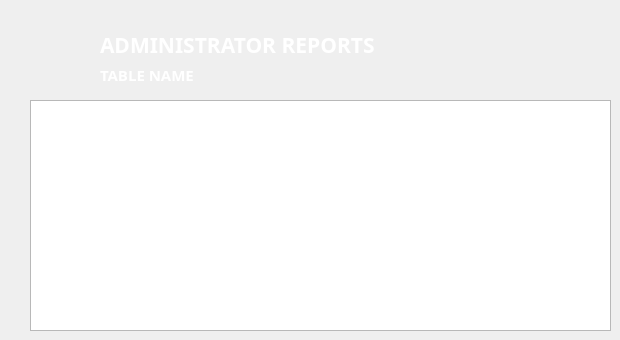
    <widget class="QWidget" name="tab_8">
     <attribute name="title">
      <string>Reports</string>
     </attribute>
     <widget class="QLabel" name="label_80">
      <property name="geometry">
       <rect>
        <x>30</x>
        <y>20</y>
        <width>61</width>
        <height>61</height>
       </rect>
      </property>
      <property name="text">
       <string/>
      </property>
      <property name="pixmap">
       <pixmap>../src/reports.png</pixmap>
      </property>
      <property name="scaledContents">
       <bool>true</bool>
      </property>
     </widget>
     <widget class="QLabel" name="l61">
      <property name="geometry">
       <rect>
        <x>100</x>
        <y>60</y>
        <width>301</width>
        <height>29</height>
       </rect>
      </property>
      <property name="font">
       <font>
        <family>Poppins</family>
        <pointsize>11</pointsize>
        <weight>75</weight>
        <italic>false</italic>
        <bold>true</bold>
        <kerning>true</kerning>
       </font>
      </property>
      <property name="layoutDirection">
       <enum>Qt::LeftToRight</enum>
      </property>
      <property name="styleSheet">
       <string notr="true">color: rgb(255, 255, 255);

   font-weight: bold;
   text-transform: uppercase;
</string>
      </property>
      <property name="text">
       <string>TABLE NAME</string>
      </property>
      <property name="scaledContents">
       <bool>true</bool>
      </property>
      <property name="alignment">
       <set>Qt::AlignLeading|Qt::AlignLeft|Qt::AlignVCenter</set>
      </property>
     </widget>
     <widget class="QLabel" name="label_82">
      <property name="geometry">
       <rect>
        <x>100</x>
        <y>30</y>
        <width>301</width>
        <height>29</height>
       </rect>
      </property>
      <property name="font">
       <font>
        <family>Poppins</family>
        <pointsize>16</pointsize>
        <weight>75</weight>
        <bold>true</bold>
        <kerning>true</kerning>
       </font>
      </property>
      <property name="layoutDirection">
       <enum>Qt::LeftToRight</enum>
      </property>
      <property name="styleSheet">
       <string notr="true">color: rgb(255, 255, 255);</string>
      </property>
      <property name="text">
       <string>ADMINISTRATOR REPORTS</string>
      </property>
      <property name="scaledContents">
       <bool>true</bool>
      </property>
      <property name="alignment">
       <set>Qt::AlignLeading|Qt::AlignLeft|Qt::AlignVCenter</set>
      </property>
     </widget>
     <widget class="QTableWidget" name="tableReport">
      <property name="geometry">
       <rect>
        <x>30</x>
        <y>100</y>
        <width>581</width>
        <height>231</height>
       </rect>
      </property>
      <property name="styleSheet">
       <string notr="true">QHeaderView::section {
background-color: rgb(22, 33, 62);
color: rgb(255, 255, 255);
font-weight: bold;
text-transform: uppercase;
      }
QTableWidget::item {
background-color: rgb(22, 33, 62);
color: rgb(255, 255, 255);
    }

</string>
      </property>
     </widget>
    </widget>
